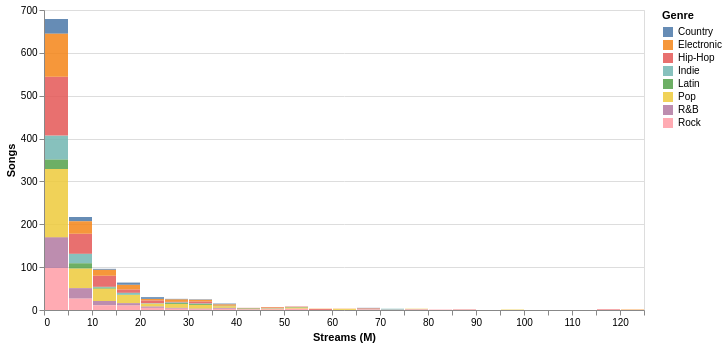

The notebook cell saved with this chart:
### Markdown cell above
## Interactive Histogram
### Click a genre in the legend to filter the stream distribution

### Code cell
sel = alt.selection_point(fields=['genre'], bind='legend')

alt.Chart(df[df.streams_millions < 150]).mark_bar(opacity=0.7).encode(
    x=alt.X('streams_millions:Q', bin=alt.Bin(maxbins=45), title='Streams (M)'),
    y=alt.Y('count():Q', title='Songs'),
    color=alt.Color('genre:N', scale=alt.Scale(scheme='tableau10'), title='Genre'),
    opacity=alt.condition(sel, alt.value(0.85), alt.value(0.08)),
    tooltip=['genre:N', 'count():Q',
             alt.Tooltip('streams_millions:Q', bin=alt.Bin(maxbins=45), title='Streams range (M)')]
).add_params(sel).properties(width=600, height=300)

### Figure 1 — Vega-Lite specification as saved in the notebook (floating-point values rounded to 4 significant figures; data arrays with more than 128 entries replaced by an {"elided": "..."} marker saying what was removed)
{"config": {"view": {"continuousWidth": 300, "continuousHeight": 300}}, "data": {"name": "data-c89f8e7cf4e02d300a400e0f149c8501"}, "mark": {"type": "bar", "opacity": 0.7}, "encoding": {"color": {"field": "genre", "scale": {"scheme": "tableau10"}, "title": "Genre", "type": "nominal"}, "opacity": {"condition": {"param": "param_110308d48493f447", "value": 0.85}, "value": 0.08}, "tooltip": [{"field": "genre", "type": "nominal"}, {"aggregate": "count", "type": "quantitative"}, {"bin": {"maxbins": 45}, "field": "streams_millions", "title": "Streams range (M)", "type": "quantitative"}], "x": {"bin": {"maxbins": 45}, "field": "streams_millions", "title": "Streams (M)", "type": "quantitative"}, "y": {"aggregate": "count", "title": "Songs", "type": "quantitative"}}, "height": 300, "params": [{"name": "param_110308d48493f447", "select": {"type": "point", "fields": ["genre"]}, "bind": "legend"}], "width": 600, "$schema": "https://vega.github.io/schema/vega-lite/v6.4.1.json", "datasets": {"data-c89f8e7cf4e02d300a400e0f149c8501": {"elided": "1195 records"}}}
